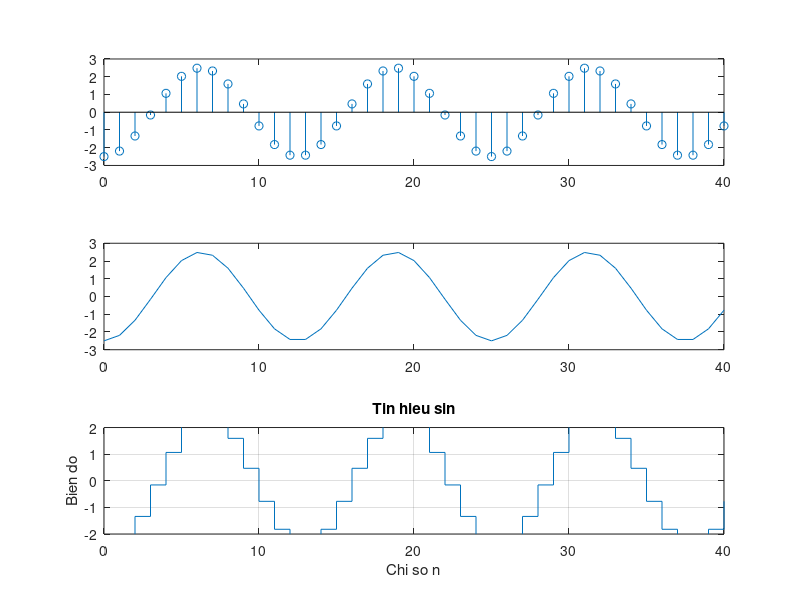

MATLAB code to generate this figure:
figure('Color', [0 1 0],...
    'Name', 'Co',...
    'NumberTitle', 'off',...
    'MenuBar', 'none')
n = 0:40;

f = 0.08; 
phase = pi/2;
A = 2.5;
%a
arg = 2*pi*f*n - phase;
x = A*sin(arg);
%Xoa bieu do cu
clf;
%Ve tin hieu
subplot(3, 1, 1)
stem(n,x);
%b
subplot(3, 1, 2)
plot(n,x)
subplot(3, 1 , 3)
stairs(n,x)
%b
axis([0 40 -2 2]);
grid;
title('Tin hieu sin');
xlabel('Chi so n');
ylabel('Bien do');
axis;
